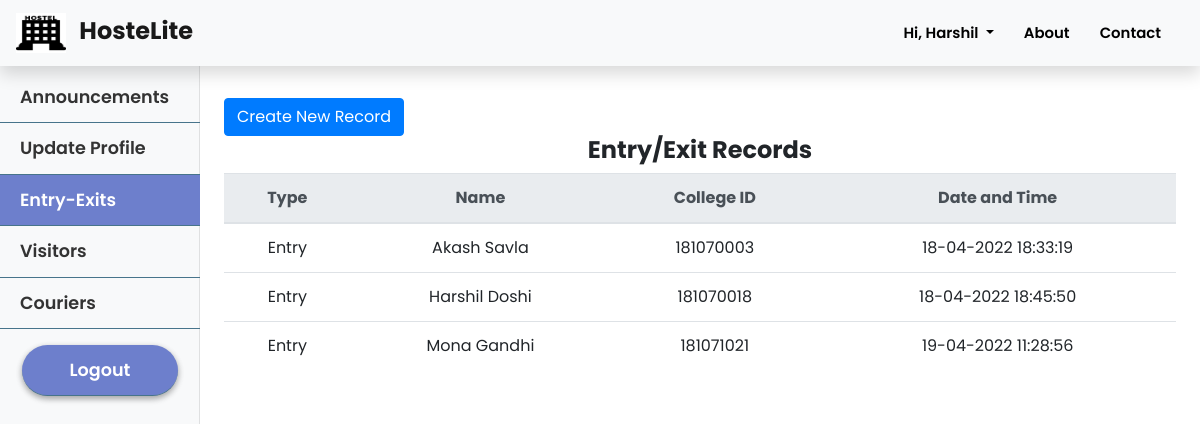
/guard/entryexit (signed in), run on the app's committed database.
### hostelmanagement/models.py (models this page shows, shortened)
class User(db.Model, UserMixin):
    id = db.Column(db.Integer, primary_key=True)
    college_id = db.Column(db.String(9), unique=True, nullable=False)
    firstname = db.Column(db.String(20), nullable=False)
    lastname = db.Column(db.String(20), nullable=False)
    email = db.Column(db.String(120), unique=True, nullable=False)
    password = db.Column(db.String(60), nullable=False)
    phone = db.Column(db.String(10), unique=True, nullable=False)
    address = db.Column(db.Text, nullable=False)
    course = db.Column(db.String(20),nullable=True)
    department = db.Column(db.String(20), nullable=True)
    user_type = db.Column(db.Integer, nullable = False, default=1)
    room_no = db.Column(db.Integer, nullable = True)
    announcements = db.relationship('Announcement', backref='author', lazy=True)
    complaints = db.relationship('Complaint', backref='author', lazy=True)
    mess_menu = db.relationship('MessMenu', backref='author', lazy=True)
    courier = db.relationship('Courier', backref='user', lazy=True)
    exitentry = db.relationship('ExitEntry', backref='user', lazy=True)
    visitor = db.relationship('Visitor', backref='user', lazy=True)

class ExitEntry(db.Model):
    id = db.Column(db.Integer, primary_key = True)
    user_id = db.Column(db.Integer, db.ForeignKey('user.id'), nullable = False)
    status = db.Column(db.Integer, nullable = False, default = 0)
    datetime = db.Column(db.DateTime, nullable = False, default = datetime.utcnow)

### hostelmanagement/routes.py (the view)
@app.route('/guard/entryexit')
@login_required
def entry_exit_records():
    entryexits = ExitEntry.query.all()
    return render_template('guard/entryexit.html', entryexits = entryexits)

### hostelmanagement/models.py (called while the page is built)
@login_manager.user_loader
def load_user(user_id):
    return User.query.get(int(user_id))

### hostelmanagement/templates/guard/entryexit.html
{% extends 'guard/guard_layout.html' %}
{% block guard_entryexit %}active{% endblock %}
{% block guard_content %}
<div class="oneGrid">
    <a class="btn btn-primary create-btn" type="submit" href="{{url_for('new_entry_exit_record')}}">Create New Record</a>
</div>
    {% if entryexits %}
        <h4 style="text-align: center; font-weight: bold;">Entry/Exit Records</h4>
        <table class=" table table-hover">
            <thead class='thead-light'>
                <tr>
                    <th>Type</th>
                    <th>Name</th>
                    <th>College ID</th>
                    <th>Date and Time</th>
                </tr>
            </thead>
            <tbody>
                {% for entry in entryexits %}
                <tr>
                    {% if entry.status %}
                        <td>Entry</td>
                    {% else %}
                        <td>Exit</td>
                    {% endif %}
                    <td>{{entry.user.firstname}} {{entry.user.lastname}}</td>
                    <td>{{entry.user.college_id}}</td>
                    <td>{{entry.datetime.strftime('%d-%m-%Y %H:%M:%S')}}</td>
                </tr>
            {% endfor %}
            </tbody>
        </table>
    {% else %}
        <h3>No Entries Yet</h3>
    {% endif %}
{% endblock guard_content %}

### hostelmanagement/templates/layout.html (shortened to what this page needs)
<!DOCTYPE html>
<html>
<head>
    <link rel="stylesheet" href="https://cdn.jsdelivr.net/npm/bootstrap@4.5.3/dist/css/bootstrap.min.css">
    <link rel='stylesheet' href="{{ url_for('static', filename='style.css') }}">
    <link rel="stylesheet" href="https://use.fontawesome.com/releases/v5.8.1/css/all.css"
 />
</head>
<body>
    <section id="landingPage">
        <nav class="navbar sticky-top shadow navbar-expand-lg navbar-light bg-light">
            <a class="navbar-brand col-md-3 col-lg-2 mr-0 pl-0 pr-0" href="{{url_for('index')}}">
                <img width="50" height="40" class="d-inline-block align-top" alt="" loading="lazy">
                <strong class="pl-2 mt-2" style="font-size:1.2em;">HosteLite</strong>
            </a>
            <ul class='navbar-nav ml-auto mr-2'>
                {% if not current_user.is_authenticated %}
                    <li class="nav-item">
                        <a class="nav-link" href="{{ url_for('about') }}">About</a>
                    </li>
                    <li class="nav-item">
                        <a class="nav-link" href="{{ url_for('contact') }}">Contact</a>
                    </li>
                    <li class="nav-item">
                        <a class="nav-link" href="{{ url_for('login') }}">Log In</a>
                    </li>
                    <li class="nav-item">
                        <a class="nav-link toButton pl-15 pr-15" style="color: white; font-weight: 600" href="{{ url_for('application') }}">Apply Now</a>
                    </li>
                {% else %}
                    <li class="nav-item dropdown">
                        <a class="nav-link dropdown-toggle" href="#" id="navbarDropdown" role="button" data-toggle="dropdown" aria-haspopup="true" aria-expanded="false">
                            Hi, {{ current_user.firstname }}
                        </a>
                    </li>
                    <li class="nav-item">
                        <a class="nav-link" href="{{ url_for('about') }}">About</a>
                    </li>
                    <li class="nav-item">
                        <a class="nav-link" href="{{ url_for('contact') }}">Contact</a>
                    </li>
                {% endif %}
            </ul>
        </nav>
    </section>
    {% block content %}
    {% endblock %}
</body>
</html>

### hostelmanagement/static/style.css (style rules this page uses)
* { margin: 0; padding: 0; font-family: "Poppins", sans-serif; font-size: 16px; box-sizing: border-box; }
body { padding-top: 70px; overflow-x:hidden; scroll-behavior: smooth; }
#landingPage nav { position: fixed; width: 100%; opacity: 1; background-color: rgba(255, 255, 255); }
#landingPage nav ul a { font-size: 0.93em; font-weight: 600; text-decoration: none; padding: 10px 15px; text-align: center; color: #000; }
td,th { text-align: center; }
.oneGrid { display: grid; grid-template-columns: repeat(1, 1fr); gap: 16px; margin-top: 20px; }
.create-btn { margin-right: auto; }

### data on the page
User: firstname "Harshil"
ExitEntry: status "Entry", user.firstname "Akash", user.lastname "Savla", user.college_id "181070003", datetime "18-04-2022 18:33:19"
ExitEntry: status "Entry", user.firstname "Harshil", user.lastname "Doshi", user.college_id "181070018", datetime "18-04-2022 18:45:50"
ExitEntry: status "Entry", user.firstname "Mona", user.lastname "Gandhi", user.college_id "181071021", datetime "19-04-2022 11:28:56"
